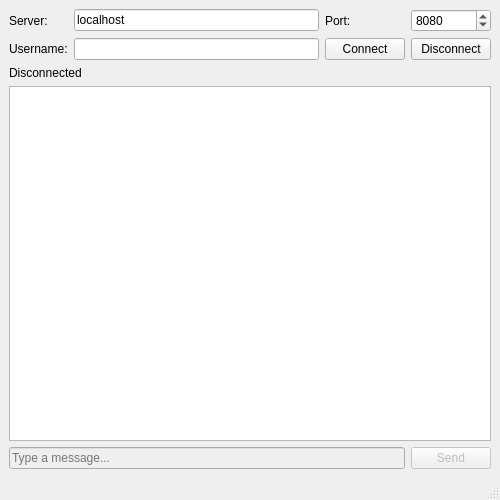
<?xml version="1.0" encoding="UTF-8"?>
<ui version="4.0">
 <class>MessagingClient</class>
 <widget class="QMainWindow" name="MessagingClient">
  <property name="geometry">
   <rect>
    <x>0</x>
    <y>0</y>
    <width>500</width>
    <height>500</height>
   </rect>
  </property>
  <property name="windowTitle">
   <string>Qt Messaging Client</string>
  </property>
  <widget class="QWidget" name="centralwidget">
   <layout class="QVBoxLayout" name="verticalLayout">
    <item>
     <layout class="QGridLayout" name="gridLayout">
      <item row="0" column="0">
       <widget class="QLabel" name="label">
        <property name="text">
         <string>Server:</string>
        </property>
       </widget>
      </item>
      <item row="0" column="1">
       <widget class="QLineEdit" name="serverInput">
        <property name="text">
         <string>localhost</string>
        </property>
       </widget>
      </item>
      <item row="0" column="2">
       <widget class="QLabel" name="label_2">
        <property name="text">
         <string>Port:</string>
        </property>
       </widget>
      </item>
      <item row="0" column="3">
       <widget class="QSpinBox" name="portSpinBox">
        <property name="minimum">
         <number>1024</number>
        </property>
        <property name="maximum">
         <number>65535</number>
        </property>
        <property name="value">
         <number>8080</number>
        </property>
       </widget>
      </item>
      <item row="1" column="0">
       <widget class="QLabel" name="label_3">
        <property name="text">
         <string>Username:</string>
        </property>
       </widget>
      </item>
      <item row="1" column="1">
       <widget class="QLineEdit" name="usernameInput"/>
      </item>
      <item row="1" column="2" colspan="2">
       <layout class="QHBoxLayout" name="horizontalLayout_2">
        <item>
         <widget class="QPushButton" name="connectButton">
          <property name="text">
           <string>Connect</string>
          </property>
         </widget>
        </item>
        <item>
         <widget class="QPushButton" name="disconnectButton">
          <property name="text">
           <string>Disconnect</string>
          </property>
         </widget>
        </item>
       </layout>
      </item>
     </layout>
    </item>
    <item>
     <widget class="QLabel" name="statusLabel">
      <property name="text">
       <string>Disconnected</string>
      </property>
     </widget>
    </item>
    <item>
     <widget class="QTextEdit" name="chatDisplay">
      <property name="readOnly">
       <bool>true</bool>
      </property>
     </widget>
    </item>
    <item>
     <layout class="QHBoxLayout" name="horizontalLayout">
      <item>
       <widget class="QLineEdit" name="messageInput">
        <property name="enabled">
         <bool>false</bool>
        </property>
        <property name="placeholderText">
         <string>Type a message...</string>
        </property>
       </widget>
      </item>
      <item>
       <widget class="QPushButton" name="sendButton">
        <property name="enabled">
         <bool>false</bool>
        </property>
        <property name="text">
         <string>Send</string>
        </property>
       </widget>
      </item>
     </layout>
    </item>
   </layout>
  </widget>
  <widget class="QMenuBar" name="menubar">
   <property name="geometry">
    <rect>
     <x>0</x>
     <y>0</y>
     <width>500</width>
     <height>22</height>
    </rect>
   </property>
  </widget>
  <widget class="QStatusBar" name="statusbar"/>
 </widget>
 <resources/>
 <connections/>
</ui>
